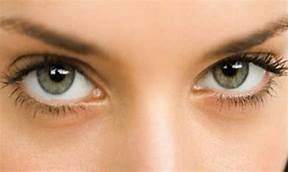
#> input picture esercizio iniziale/DATASET/6.PNG, 288 x 172 px, found by its file name
$ jupyter execute prova_immagine.ipynb
#> lines starting #> are read from the running program, lines starting #| are printed output that depends on the picture
[cell 1]
import numpy as np
import matplotlib.pyplot as plt
from sklearn.decomposition import PCA
import cv2


#lINEARIZZO L'IMMAGINE
def lin_image(base_image):
    (H,W,channel) = np.shape(base_image) #prendo la forma altezza,larghezza e canali
    lin_image = base_image.reshape(H*W,channel).squeeze()  # linearizzo
    return lin_image

#Delinearizzare un'immagine pre-linearizzata
def unlin_image(in_image,H,W):
    (L,channel) = np.shape(in_image) #Prendo la forma per lunghezza
    #Vado a verificare le possibili dimensioni dell'immagine
    if L != H*W:
        raise ValueError('The length of the image does not correspond to the Height and width input')
    # delinearizzo
    ##Numpy squeeze() restituisce l'array di input con il sottoinsieme della dimensione avente una lunghezza uguale a uno rimosso dall'array.
    base_image = in_image.reshape(H,W,channel).squeeze()
    return base_image

## Calcolo il PCA dell'immagine
def PCAImage(image,n_components=1):
    # Ottengo la dimensione dell'immagine
    (H, W, ch) = np.shape(image)

    #Crea un oggetto PCA dalla libreria scikit-learn
    sklearn_pca = PCA(n_components=n_components)

    #Applicare il PCA all'immagine linearizzata
    lin_pca = sklearn_pca.fit_transform(lin_image(image))

    #Trasformo l'immagine linearizzata in immagine normale
    out_pca = unlin_image(lin_pca, H, W)

    #cast dell'immagine di output nel formato uint8 (0-255)
    out_pca = np.uint8((out_pca - np.min(out_pca)) * 255 / (np.max(out_pca) - np.min(out_pca)))
    return out_pca


#importo e stampo un immagine
def imageExample():
    #Leggo l'immagine e calcolo la trasformazione in scala di grigi
    input_image =cv2.imread('/content/drive/MyDrive/progettoCV&DL/esercizio iniziale/DATASET/6.PNG')
#> input_image is the input picture: shape (172, 288, 3); mean B, G, R 125.5, 159, 205
    input_image= cv2.cvtColor(input_image, cv2.COLOR_BGR2RGB) #HO MESSO QUESTA RIGA ALTRIMENTI FALSA IL COLORE

    gray_image = cv2.cvtColor(input_image, cv2.COLOR_BGR2GRAY)
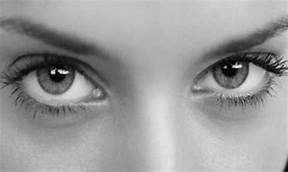
#> gray_image: shape (172, 288); min 0, max 254, mean 154.3

    pca_image = PCAImage(input_image, n_components=1) #mi cambia il colore pca

    # Il primo grafico mostra l'immagine originale, il secondo in cala di grigi, il terzo con metodo PCA
    plt.figure()
    plt.subplot(2,2,1)
    plt.title('Input image')
    plt.imshow(input_image)


    plt.subplot(2,2,2)
    plt.title('Gray image')
    plt.imshow(gray_image, cmap='gray')

    plt.subplot(2,2,4)
    plt.title('PCA image')
    plt.imshow(pca_image, cmap='gray')
    plt.show()
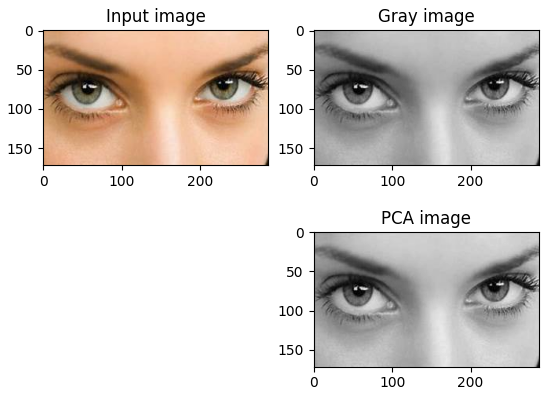
#> figure drawn by matplotlib, 3 panels

## main program
if __name__ == '__main__':
    imageExample()

$ run again, with esercizio iniziale/DATASET/1.PNG copied over esercizio iniziale/DATASET/6.PNG
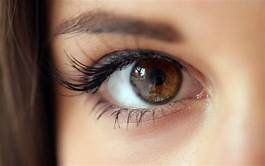
#> input picture esercizio iniziale/DATASET/1.PNG, 265 x 166 px, found by its file name
#> in imageExample, input_image is the input picture: shape (166, 265, 3); mean B, G, R 106, 124.6, 153.9
#> in imageExample, `gray_image = cv2.cvtColor(input_image, cv2.COLOR_BGR2GRAY)`:
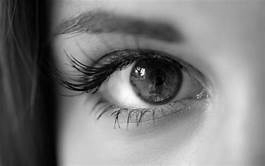
#> gray_image: shape (166, 265); min 0, max 254, mean 122.4
#> in imageExample, `plt.show()`:
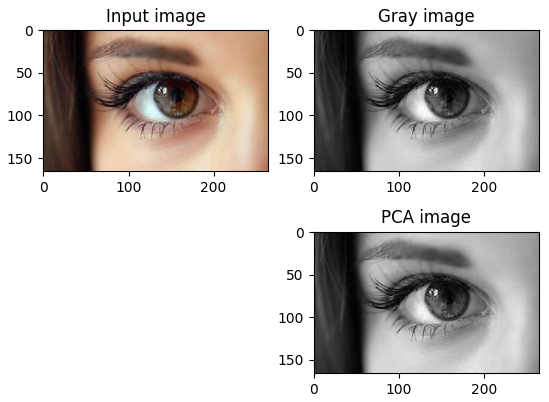
#> figure drawn by matplotlib, 3 panels

$ run again, with esercizio iniziale/DATASET/2.PNG copied over esercizio iniziale/DATASET/6.PNG
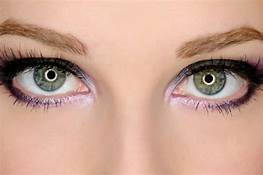
#> input picture esercizio iniziale/DATASET/2.PNG, 263 x 175 px, found by its file name
#> in imageExample, input_image is the input picture: shape (175, 263, 3); mean B, G, R 144.7, 162.2, 201
#> in imageExample, `gray_image = cv2.cvtColor(input_image, cv2.COLOR_BGR2GRAY)`:
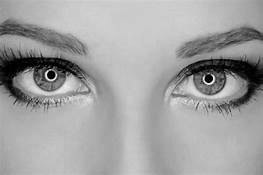
#> gray_image: shape (175, 263); min 0, max 252, mean 161.3
#> in imageExample, `plt.show()`:
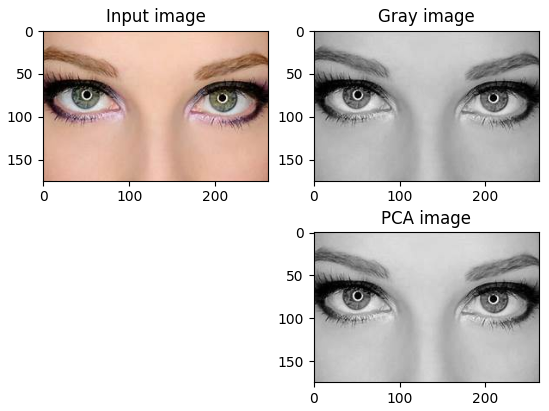
#> figure drawn by matplotlib, 3 panels

$ run again, with esercizio iniziale/DATASET/3.PNG copied over esercizio iniziale/DATASET/6.PNG
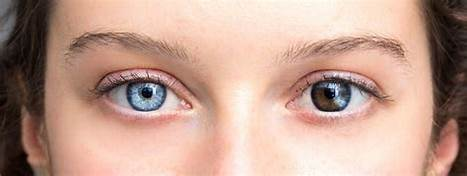
#> input picture esercizio iniziale/DATASET/3.PNG, 467 x 176 px, found by its file name
#> in imageExample, input_image is the input picture: shape (176, 467, 3); mean B, G, R 143.5, 158.1, 192.6
#> in imageExample, `gray_image = cv2.cvtColor(input_image, cv2.COLOR_BGR2GRAY)`:
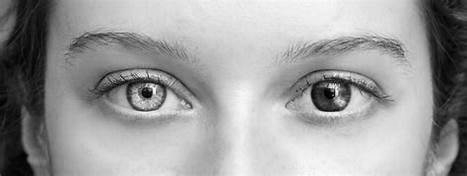
#> gray_image: shape (176, 467); min 0, max 253, mean 157.7
#> in imageExample, `plt.show()`:
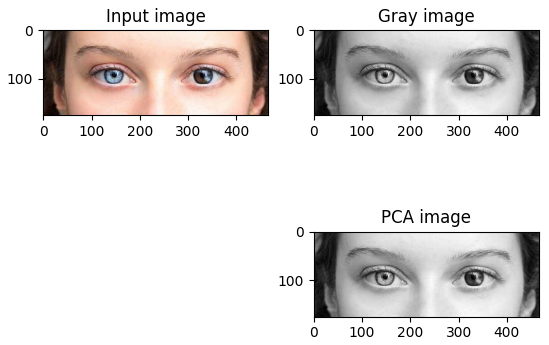
#> figure drawn by matplotlib, 3 panels
